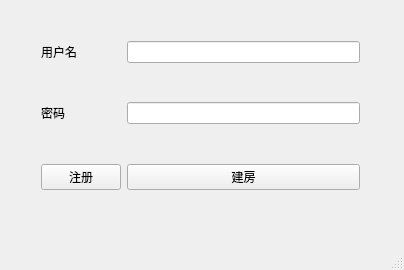
<?xml version="1.0" encoding="UTF-8"?>
<ui version="4.0">
 <class>MainWindow</class>
 <widget class="QMainWindow" name="MainWindow">
  <property name="geometry">
   <rect>
    <x>0</x>
    <y>0</y>
    <width>404</width>
    <height>270</height>
   </rect>
  </property>
  <property name="windowTitle">
   <string>MainWindow</string>
  </property>
  <widget class="QWidget" name="centralWidget">
   <widget class="QWidget" name="formLayoutWidget">
    <property name="geometry">
     <rect>
      <x>30</x>
      <y>30</y>
      <width>341</width>
      <height>171</height>
     </rect>
    </property>
    <layout class="QFormLayout" name="formLayout">
     <item row="1" column="0">
      <widget class="QLabel" name="label">
       <property name="text">
        <string>用户名</string>
       </property>
      </widget>
     </item>
     <item row="1" column="1">
      <widget class="QLineEdit" name="username"/>
     </item>
     <item row="3" column="0">
      <widget class="QLabel" name="label_2">
       <property name="text">
        <string>密码</string>
       </property>
      </widget>
     </item>
     <item row="3" column="1">
      <widget class="QLineEdit" name="password">
       <property name="echoMode">
        <enum>QLineEdit::Password</enum>
       </property>
      </widget>
     </item>
     <item row="5" column="0">
      <widget class="QPushButton" name="register_2">
       <property name="text">
        <string>注册</string>
       </property>
      </widget>
     </item>
     <item row="5" column="1">
      <widget class="QPushButton" name="createroom">
       <property name="text">
        <string>建房</string>
       </property>
      </widget>
     </item>
     <item row="4" column="1">
      <spacer name="verticalSpacer">
       <property name="orientation">
        <enum>Qt::Vertical</enum>
       </property>
       <property name="sizeHint" stdset="0">
        <size>
         <width>20</width>
         <height>40</height>
        </size>
       </property>
      </spacer>
     </item>
     <item row="2" column="1">
      <spacer name="verticalSpacer_2">
       <property name="orientation">
        <enum>Qt::Vertical</enum>
       </property>
       <property name="sizeHint" stdset="0">
        <size>
         <width>20</width>
         <height>40</height>
        </size>
       </property>
      </spacer>
     </item>
    </layout>
   </widget>
  </widget>
  <widget class="QMenuBar" name="menuBar">
   <property name="geometry">
    <rect>
     <x>0</x>
     <y>0</y>
     <width>404</width>
     <height>23</height>
    </rect>
   </property>
  </widget>
  <widget class="QStatusBar" name="statusBar"/>
 </widget>
 <layoutdefault spacing="6" margin="11"/>
 <resources/>
 <connections/>
</ui>
